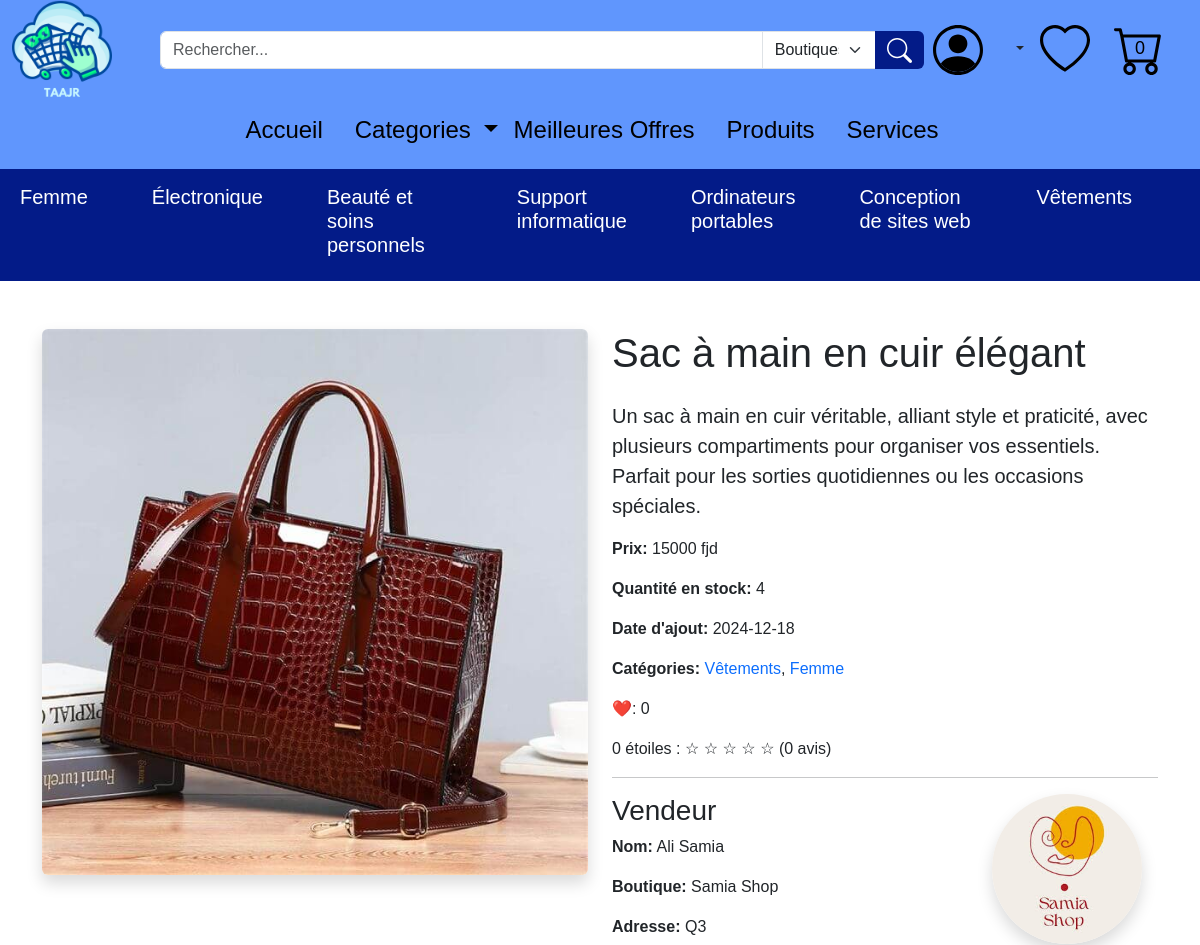
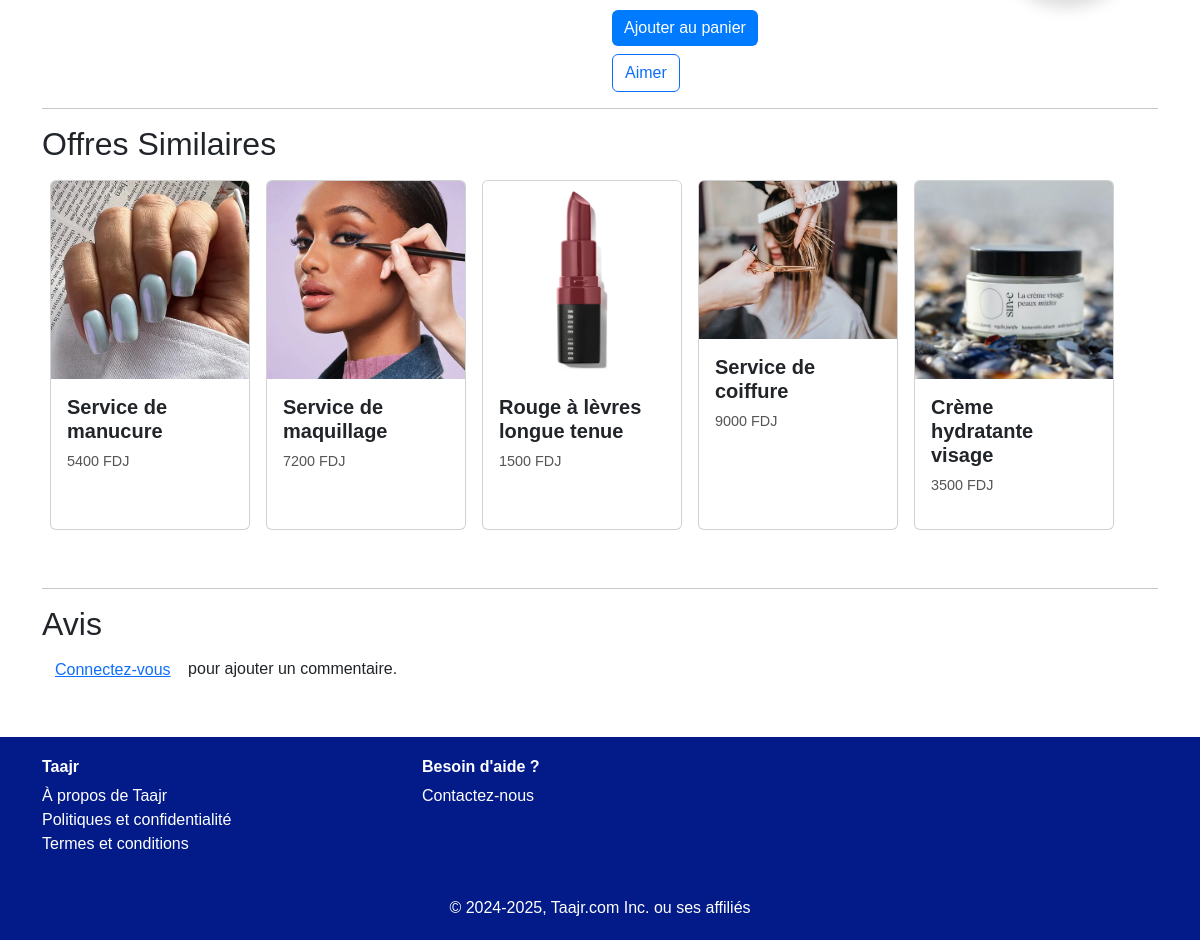
/offre_details/59, run on the app's committed database (2 pictures, top to bottom).
### tables this page shows
CREATE TABLE "categorie" (
    ID_cat INTEGER PRIMARY KEY AUTOINCREMENT,
    nom_cat CHAR(50)
, description CHAR(255), image CHAR(100));

CREATE TABLE "offre" (
    ID_off INTEGER PRIMARY KEY AUTOINCREMENT,
    libelle_off CHAR(50),
    description_off CHAR(50),
    quantite_en_stock INTEGER,
    prix_off INTEGER,
    date_off DATE DEFAULT (date('now', 'localtime')),
    type_off CHAR(50),
    ID_uti INTEGER, image_off CHAR(50),
    FOREIGN KEY (ID_uti) REFERENCES "utilisateur"(ID_uti)
);

CREATE TABLE "utilisateur" (
    ID_uti INTEGER PRIMARY KEY AUTOINCREMENT,
    nom_uti CHAR(50),
    prenom_uti CHAR(50),
    email_uti CHAR(50),
    telephone CHAR(50),
    date_inscription DATE DEFAULT (date('now', 'localtime')),
    type_uti CHAR(50)
, date_naissance DATE, genre CHAR(50), mot_de_passe CHAR(255));

CREATE TABLE "Details_Vendeur" (
    ID_uti INTEGER,
    nom_boutique CHAR(50), 
    adresse_boutique CHAR(50), logo CHAR(50), description CHAR(255),
    FOREIGN KEY (ID_uti) REFERENCES "utilisateur"("ID_uti")
    );

### app.py (the view, shortened to what this page needs)
@app.route('/offre_details/<int:offre_id>', methods=['GET', 'POST'])
def offre_details(offre_id):
    offre = db.execute("SELECT * FROM offre WHERE ID_off = ?", offre_id)
    if (not offre):
        flash("Offre non trouvée.", "danger")
        return redirect(url_for('index'))
    offre = offre[0]
    category = db.execute("""
        SELECT c.ID_cat, c.nom_cat FROM appartenir a
        JOIN categorie c ON a.ID_cat = c.ID_cat
        WHERE a.ID_off = ?
    """, offre_id)
    category_ids = [cat['ID_cat'] for cat in category]
    if (category_ids):
        similar_offers = db.execute(f"""
            SELECT DISTINCT offre.*
            FROM offre
            JOIN appartenir ON offre.ID_off = appartenir.ID_off
            WHERE appartenir.ID_cat IN ({','.join(['?']*len(category_ids))})
              AND offre.ID_off != ?
            LIMIT 10
        """, *category_ids, offre_id)
    else:
        similar_offers = []
    seller = db.execute("""
        SELECT utilisateur.nom_uti, utilisateur.prenom_uti, Details_Vendeur.nom_boutique, Details_Vendeur.adresse_boutique, Details_Vendeur.logo
        FROM utilisateur
        JOIN Details_Vendeur ON utilisateur.ID_uti = Details_Vendeur.ID_uti
        WHERE utilisateur.ID_uti = ?
    """, offre['ID_uti'])
    seller_info = seller[0] if seller else None
    avis = db.execute("""
        SELECT avis.comment_avis, avis.date_avis, avis.Etoiles, utilisateur.nom_uti AS user_name
        FROM avis
        JOIN utilisateur ON avis.ID_uti = utilisateur.ID_uti
        WHERE avis.ID_off = ?
    """, offre_id)
    likes_count = db.execute("SELECT COUNT(*) AS count FROM likes WHERE ID_off = ?", offre_id)[0]['count']
    avg_stars = db.execute("SELECT COALESCE(AVG(Etoiles), 0) AS average FROM avis WHERE ID_off = ?", offre_id)[0]['average']
    ratings_count = db.execute("SELECT COUNT(*) AS count FROM avis WHERE ID_off = ?", offre_id)[0]['count']
    return render_template('un_offre.html', offre=offre, avis=avis, similar_offers=similar_offers, seller_info=seller_info, category=category, likes_count=likes_count, avg_stars=avg_stars, ratings_count=ratings_count)

### templates/un_offre.html (shortened to what this page needs)
{% extends "layout.html" %}
{% block content %}
<div class="row">
    <div class="col-md-6">
        <img src="/static/{{ offre.image_off }}" alt="{{ offre.libelle_off }}" class="img-fluid rounded shadow">
    </div>
    <div class="col-md-6">
        <h1 class="mb-4">{{ offre.libelle_off }}</h1>
        <p class="lead">{{ offre.description_off }}</p>
        <p><strong>Prix:</strong> {{ offre.prix_off }} fjd</p>
        <p><strong>Quantité en stock:</strong> {{ offre.quantite_en_stock }}</p>
        <p><strong>Date d'ajout:</strong> {{ offre.date_off }}</p>
        <p><strong>Catégories:</strong>
            {% for categor in category %}
                <a href="{{ url_for('category_offers', category_id=categor.ID_cat) }}">{{ categor.nom_cat }}</a>{% if not loop.last %}, {% endif %}
            {% endfor %}
        </p>
        <p>❤️: {{ likes_count }}</p>
        <p>
            {{ avg_stars | round(1) }} étoiles :
            {% for i in range(1,6) %}
                {% if avg_stars >= i %}
                    ⭐
                {% elif avg_stars >= i - 0.5 %}
                    ☆
                {% else %}
                    ☆
                {% endif %}
            {% endfor %}
            ({{ ratings_count }} avis)
        </p>
        <hr>
        <div class="row">
            <div class="col-md-8">
            <h3>Vendeur</h3>
                <p><strong>Nom:</strong> {{ seller_info.prenom_uti }} {{ seller_info.nom_uti }}</p>
                <p><strong>Boutique:</strong> {{ seller_info.nom_boutique }}</p>
                <p><strong>Adresse:</strong> {{ seller_info.adresse_boutique }}</p>
            </div>
            <div class="col-md-4">
                {% if seller_info.logo %}
                    <a href="{{ url_for('boutique', vendeur_id=offre.ID_uti) }}">
                        <img src="/static/{{ seller_info.logo }}" alt="Logo de la boutique" class="img-fluid rounded-circle shadow" style="width: 150px; height: 150px; object-fit: cover;">
                    </a>
                {% endif %}
            </div>
        </div>
        {% if offre.ID_off in cart_ids %}
            <form method="POST" action="{{ url_for('remove_from_cart') }}">
                <input type="hidden" name="product_id" value="{{ offre.ID_off }}">
                <button type="submit" class="btn btn-warning">Retirer du panier</button>
            </form>
        {% else %}
            <form method="POST" action="{{ url_for('Ajouter_au_panier') }}">
                <button type="submit" class="btn btn-primary">Ajouter au panier</button>
            </form>
        {% endif %}
        {% if offre.ID_off in favoris_ids %}
            <form method="POST" action="{{ url_for('unlike_offer') }}">
                <input type="hidden" name="offer_id" value="{{ offre.ID_off }}">
                <button type="submit" class="btn btn-danger mt-2">Retirer des favoris</button>
            </form>
        {% else %}
            <form method="POST" action="{{ url_for('like_offer') }}">
                <button type="submit" class="btn btn-outline-primary mt-2">Aimer</button>
            </form>
        {% endif %}
    </div>
</div>
<hr>
<h2>Offres Similaires</h2>
<div class="similar-offers-container">
    {% for similar_offer in similar_offers %}
        <a href="{{ url_for('offre_details', offre_id=similar_offer.ID_off) }}" class="card-link">
            <div class="card m-2">
                <img src="/static/{{ similar_offer.image_off }}" class="card-img-top" alt="{{ similar_offer.libelle_off }}">
                <div class="card-body">
                    <h5 class="card-title">{{ similar_offer.libelle_off }}</h5>
                    <p class="card-text">{{ similar_offer.prix_off }}  FDJ</p>
                </div>
            </div>
        </a>
    {% endfor %}
</div>
<hr>
<h2>Avis</h2>
{% if session.user_id %}
    <form action="{{ url_for('offre_details', offre_id=offre.ID_off) }}" method="post" class="mt-4">
        <input type="hidden" name="etoiles" id="etoiles" value="0">
        <div class="star-rating-input">
            <span class="star" data-value="1">☆</span>
            <span class="star" data-value="2">☆</span>
            <span class="star" data-value="3">☆</span>
            <span class="star" data-value="4">☆</span>
            <span class="star" data-value="5">☆</span>
            <input type="hidden" name="etoiles" id="etoiles" value="0">
        </div>
        <div class="mb-3">
            <textarea name="commentaire" class="form-control" rows="3" required placeholder="Ajouter un commentaire"></textarea>
        </div>
        <button type="submit" class="btn btn-primary">Soumettre</button>
    </form>
    <script>
        const stars = document.querySelectorAll('.star');
        const etoilesInput = document.getElementById('etoiles');
        stars.forEach(star => {
            star.addEventListener('click', () => {
                const rating = star.getAttribute('data-value');
                etoilesInput.value = rating;
                stars.forEach(s => {
                    if(s.getAttribute('data-value') <= rating){
                        s.src = 'static/Images/StarS.svg';
                    } else {
                        s.src = 'static/Images/Star.svg';
                    }
                });
            });
        });
        document.addEventListener('DOMContentLoaded', function() {
            const stars = document.querySelectorAll('.star-rating-input .star');
            const etoilesInput = document.getElementById('etoiles');
            stars.forEach(star => {
                star.addEventListener('click', function() {
                    const rating = this.getAttribute('data-value');
                    etoilesInput.value = rating;
                    stars.forEach(s => {
                        if (s.getAttribute('data-value') <= rating) {
                            s.textContent = '⭐';
                        } else {
                            s.textContent = '☆';
                        }
                    });
                });
            });
        });
    </script>
{% else %}
    <p><a href="{{ url_for('connexion') }}" class="btn btn-link">Connectez-vous</a> pour ajouter un commentaire.</p>
{% endif %}
{% endblock %}

### templates/layout.html (shortened to what this page needs)
<!DOCTYPE html>
<html lang="fr">
<head>
  <link href="/static/bootstrap-5.3.3-dist/css/bootstrap.min.css" rel="stylesheet">
  <link rel="stylesheet" href="/static/style.css">
  <link rel="stylesheet" href="{{ url_for('static', filename='style.css') }}">
</head>
<body>
    <header>
        <div style="background-color: #6096FD;">
            <div class="container-fluid d-flex align-items-center">
              <a href="/"><img src="/static/Images/Taajr(1).png" width="100px" class="me-5"></a>
              <form action="{{ url_for('search') }}" method="GET" class="d-flex justify-content-center my-3" style="width: 65%;">
                <div class="input-group">
                    <input type="text" name="query" class="form-control" placeholder="Rechercher..." required>
                    <select name="category" class="form-select" style="max-width: 15%;">
                        <option value="boutique">Boutiques</option>
                    </select>
                    <button type="submit" class="btn btn-primary"  style="background-color: #031B88; border-color: #031B88;">
                        <img src="/static/Images/search.svg" width="25px" height="25px">
                    </button>
                </div>
              </form>
              <div class="d-flex align-items-center ms-auto">
                  <div class="dropdown">
                      <div class="dropdown-toggle" id="userDropdown" role="button" data-bs-toggle="dropdown" aria-expanded="false">
                          <img src="/static/Images/Maquette Taajr/person-circle.svg" width="50px" class="me-4">
                      </div>
                  </div>
                  <a href="/Favoris" class="ms-3">
                    <img src="/static/Images/Maquette Taajr/heart.svg" width="50px" class="me-4">
                  </a>
                  <a href="{{ url_for('Panier') }}" class="cart-icon">
                      <img src="/static/Images/Maquette Taajr/cart.svg" width="50px" class="me-4">
                      <span class="cart-count">{{ cart_ids|length }}</span>
                  </a>
              </div>
            </div>
        </div>
        <nav class="navbar navbar-expand-lg navbar-dark" style="background-color: #6096FD;">
            <div class="container">
                <div class="collapse navbar-collapse justify-content-center" id="navbarNav">
                    <h4>
                        <ul class="navbar-nav ms-auto">
                            <li class="nav-item me-3">
                                <a class="nav-link {% if request.path == '/' %}text-white{% else %}text-black{% endif %}" href="/">Accueil</a>
                            </li>
                            <li class="nav-item dropdown">
                                <a class="nav-link dropdown-toggle  {% if request.path == '/Categories' %}text-white{% else %}text-black{% endif %}" href="#" id="categoriesDropdown" role="button" data-bs-toggle="dropdown" aria-expanded="false">
                                    Categories
                                </a>
                            </li>
                            <li class="nav-item me-3">
                                <a class="nav-link {% if request.path == '/meilleure_offre' %}text-white{% else %}text-black{% endif %}" href="/meilleure_offre">Meilleures Offres</a>
                            </li>
                            <li class="nav-item me-3">
                                <a class="nav-link {% if request.path == '/Produits' %}text-white{% else %}text-black{% endif %}" href="/Produits">Produits</a>
                            </li>
                            <li class="nav-item me-3">
                                <a class="nav-link {% if request.path == '/Services' %}text-white{% else %}text-black{% endif %}" href="/Services">Services</a>
                            </li>
                        </ul>
                    </h4>
                </div>
            </div>
        </nav>
            <nav class="navbar navbar-expand-lg navbar-light" style="background-color: #031B88;">
                <div class="container-fluid">
                    <div class="collapse navbar-collapse justify-content-center" id="subNavbarNav">
                        <h5>
                            <ul class="navbar-nav mx-auto">
                                {% for category in top_categories %}
                                <li class="nav-item me-5">
                                  <a class="nav-link text-white" href="{{ url_for('category_offers', category_id=category.ID_cat) }}">{{ category.nom_cat }}</a>
                                </li>
                                {% endfor %}
                            </ul>
                        </h5>
                    </div>
                </div>
            </nav>
    </header>
    <main>
        <div class="container my-5">
            {% block content %}
            {% endblock %}
        </div>
    </main>
    <footer class="footer text-white" style="background-color: #031B88;">
        <div class="container">
          <div class="row">
            <div class="col-md-4">
              <h6 class="fw-bold">Taajr</h6>
              <ul class="list-unstyled">
                <li><a href="/a_propos" class="text-white text-decoration-none">À propos de Taajr</a></li>
                <li><a href="/politique" class="text-white text-decoration-none">Politiques et confidentialité</a></li>
                <li><a href="/termes" class="text-white text-decoration-none">Termes et conditions</a></li>
              </ul>
            </div>
            <div class="col-md-4">
              <h6 class="fw-bold">Besoin d'aide ?</h6>
              <ul class="list-unstyled">
                <li><a href="/Contactez-nous" class="text-white text-decoration-none">Contactez-nous</a></li>
              </ul>
            </div>
          </div>
          <div class="text-center mt-4">
            <p class="mb-0">© 2024-2025, Taajr.com Inc. ou ses affiliés</p>
          </div>
        </div>
      </footer>
</body>
</html>

### data on the page
categorie: nom_cat "Femme"
categorie: nom_cat "Électronique"
categorie: nom_cat "Beauté et soins personnels"
categorie: nom_cat "Support informatique"
categorie: nom_cat "Ordinateurs portables"
categorie: nom_cat "Conception de sites web"
categorie: nom_cat "Vêtements"
offre: image_off (picture), libelle_off "Sac à main en cuir élégant", description_off "Un sac à main en cuir véritable, alliant style et praticité, avec plusieurs compartiments pour organiser vos essentiels. Parfait pour les sorties quotidiennes ou les occasions spéciales.", prix_off "15000", quantite_en_stock "4", date_off "2024-12-18"
utilisateur: prenom_uti "Ali", nom_uti "Samia"
Details_Vendeur: nom_boutique "Samia Shop", adresse_boutique "Q3", logo (picture)
offre: image_off (picture), libelle_off "Service de manucure", prix_off "5400"
offre: image_off (picture), libelle_off "Service de maquillage", prix_off "7200"
offre: image_off (picture), libelle_off "Rouge à lèvres longue tenue", prix_off "1500"
offre: image_off (picture), libelle_off "Service de coiffure", prix_off "9000"
offre: image_off (picture), libelle_off "Crème hydratante visage", prix_off "3500"

### other printed values
{{ cart_ids|length }} "0"
{{ likes_count }} "0"
{{ avg_stars | round(1) }} "0"
{{ ratings_count }} "0"
